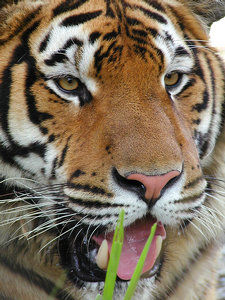
#> input picture tiger.jpg, 225 x 300 px
$ python cat_map.py   (older library calls are emulated)
#> lines starting #> are read from the running program, lines starting #| are printed output that depends on the picture
import matplotlib.pyplot as plt
import matplotlib.animation as animation
import numpy as np
from scipy import misc


photo = 'tiger.jpg'
matt = misc.imread(photo)[:200,:200,:]
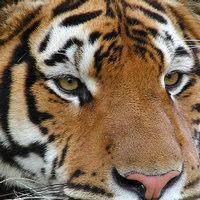
#> matt: shape (200, 200, 3); mean R, G, B 130.3, 108.6, 85.2
plt.imshow(matt)
fig = plt.figure()
ax = fig.add_subplot(111, autoscale_on=False, xlim=(0,matt.shape[0]),
                     ylim=(0,matt.shape[1]))
ax.set_ylim(ax.get_ylim()[::-1])
catmap = ax.imshow(matt)
#ax.imshow(matt)

matt_two = np.array(matt)
N = matt_two.shape[0]
#> N = 200

time_template = 'time = %.1fs'
time_text = ax.text(0.05, .9, '', transform=ax.transAxes)

def init():
    catmap.set_data(matt)
    time_text.set_text('')
    return catmap, time_text

def animate(i):
    global matt
    global matt_two
    #matt_temp = np.array(matt)

    for x in range(N):
        for y in range(N):
            matt_two[x,y] = matt[(2*x+y)%N,(x+y)%N]
    matt = np.array(matt_two)
    catmap.set_data(matt)
    time_text.set_text(time_template%(i))
    return catmap, time_text

ani = animation.FuncAnimation(fig, animate, np.arange(3*N), interval=50,
                              blit=True, init_func=init)

plt.show()
